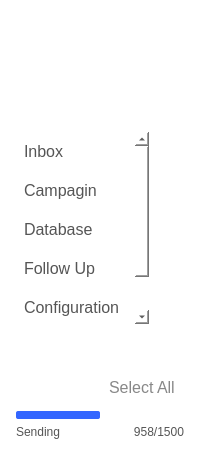
     <widget class="QWidget" name="widget_2" native="true">
      <property name="minimumSize">
       <size>
        <width>200</width>
        <height>0</height>
       </size>
      </property>
      <property name="maximumSize">
       <size>
        <width>200</width>
        <height>16777215</height>
       </size>
      </property>
      <property name="styleSheet">
       <string notr="true">QWidget#widget_2{
   
 background: qlineargradient(spread:pad, 
                                x1:0, y1:0, x2:0, y2:1, 
                                stop:0 #FFEFF2F8, 
                                stop:1 #61BCD9EB);
}

QWidget{
	background: transparent;
}</string>
      </property>
      <layout class="QHBoxLayout" name="horizontalLayout_3">
       <item>
        <layout class="QVBoxLayout" name="verticalLayout_3" stretch="2,10,0,0">
         <property name="leftMargin">
          <number>5</number>
         </property>
         <property name="topMargin">
          <number>5</number>
         </property>
         <property name="rightMargin">
          <number>5</number>
         </property>
         <property name="bottomMargin">
          <number>5</number>
         </property>
         <item>
          <widget class="QWidget" name="widget" native="true">
           <property name="minimumSize">
            <size>
             <width>170</width>
             <height>110</height>
            </size>
           </property>
           <property name="maximumSize">
            <size>
             <width>170</width>
             <height>110</height>
            </size>
           </property>
           <property name="styleSheet">
            <string notr="true">image: url(:/logo/logo.png);
background: transparent;</string>
           </property>
          </widget>
         </item>
         <item>
          <layout class="QHBoxLayout" name="horizontalLayout_28">
           <property name="spacing">
            <number>0</number>
           </property>
           <property name="topMargin">
            <number>0</number>
           </property>
           <item>
            <widget class="QListWidget" name="listWidget">
             <property name="font">
              <font>
               <family>Arial</family>
               <pointsize>12</pointsize>
              </font>
             </property>
             <property name="styleSheet">
              <string notr="true">QListWidget {
        background: transparent;
        border: none;
        outline: none;
    }
    QListWidget::item {
        background: transparent;
        padding: 10px 5px;
        font-size: 20px;
        color: #555;
    }
    QListWidget::item:selected {
        background: transparent;
        color: #000;
        font-weight: Black;
    }



            QScrollBar:horizontal {
                border: none;
                background: #f5f5f5;
                height: 12px;
                margin: 0px 12px 0px 12px;  /* Adjust margins for corners */
            }
            QScrollBar::handle:horizontal {
                background: #888;
                min-width: 20px;
                border-radius: 6px;
            }
            QScrollBar::handle:horizontal:hover {
                background: #666;
            }
            QScrollBar::add-line:horizontal, QScrollBar::sub-line:horizontal {
                background: none;
                width: 0px;
            }
            QScrollBar::add-page:horizontal, QScrollBar::sub-page:horizontal {
                background: #f5f5f5;
            }


QScrollBar:vertical {
                border: none;
                background: #f5f5f5;
                width: 10px;
                margin: 0px 0px 0px 0px;
            }
            QScrollBar::handle:vertical {
                background: #888;
                min-height: 20px;
                border-radius: 5px;
            }
            QScrollBar::handle:vertical:hover {
                background: #666;
            }
            QScrollBar::sub-line:vertical, QScrollBar::add-line:vertical {
                background: none;
                height: 0px;
            }
            QScrollBar::add-page:vertical, QScrollBar::sub-page:vertical {
                background: #f5f5f5;
            }</string>
             </property>
             <item>
              <property name="text">
               <string>Inbox</string>
              </property>
             </item>
             <item>
              <property name="text">
               <string>Campagin</string>
              </property>
             </item>
             <item>
              <property name="text">
               <string>Database</string>
              </property>
             </item>
             <item>
              <property name="text">
               <string>Follow Up</string>
              </property>
             </item>
             <item>
              <property name="text">
               <string>Configuration</string>
              </property>
             </item>
            </widget>
           </item>
           <item>
            <layout class="QVBoxLayout" name="verticalLayout_27">
             <property name="spacing">
              <number>0</number>
             </property>
             <property name="topMargin">
              <number>10</number>
             </property>
             <property name="rightMargin">
              <number>0</number>
             </property>
             <item>
              <widget class="QLabel" name="label_unread_count">
               <property name="minimumSize">
                <size>
                 <width>35</width>
                 <height>0</height>
                </size>
               </property>
               <property name="maximumSize">
                <size>
                 <width>35</width>
                 <height>16777215</height>
                </size>
               </property>
               <property name="font">
                <font>
                 <family>Arial</family>
                 <pointsize>10</pointsize>
                 <weight>75</weight>
                 <bold>true</bold>
                </font>
               </property>
               <property name="styleSheet">
                <string notr="true">color: #028fc3</string>
               </property>
               <property name="text">
                <string/>
               </property>
              </widget>
             </item>
             <item>
              <spacer name="verticalSpacer_38">
               <property name="orientation">
                <enum>Qt::Vertical</enum>
               </property>
               <property name="sizeHint" stdset="0">
                <size>
                 <width>20</width>
                 <height>40</height>
                </size>
               </property>
              </spacer>
             </item>
            </layout>
           </item>
          </layout>
         </item>
         <item>
          <spacer name="verticalSpacer_7">
           <property name="orientation">
            <enum>Qt::Vertical</enum>
           </property>
           <property name="sizeHint" stdset="0">
            <size>
             <width>20</width>
             <height>40</height>
            </size>
           </property>
          </spacer>
         </item>
         <item>
          <layout class="QVBoxLayout" name="verticalLayout_5" stretch="2,1,1">
           <property name="bottomMargin">
            <number>0</number>
           </property>
           <item>
            <layout class="QHBoxLayout" name="horizontalLayout">
             <property name="bottomMargin">
              <number>0</number>
             </property>
             <item>
              <widget class="QPushButton" name="pushButton_delete">
               <property name="minimumSize">
                <size>
                 <width>0</width>
                 <height>35</height>
                </size>
               </property>
               <property name="font">
                <font>
                 <family>Calibri</family>
                 <pointsize>9</pointsize>
                </font>
               </property>
               <property name="styleSheet">
                <string notr="true">QPushButton {
	image: url(:/icons/icons/trash.svg);
    border: none; 
}

QPushButton:hover {
	image: url(:/icons/icons/trash_hv.svg);
    border: none; 
}</string>
               </property>
               <property name="text">
                <string/>
               </property>
              </widget>
             </item>
             <item>
              <widget class="QCheckBox" name="checkBox_delete_all">
               <property name="font">
                <font>
                 <family>Arial</family>
                 <pointsize>12</pointsize>
                </font>
               </property>
               <property name="styleSheet">
                <string notr="true">QCheckBox::indicator {
                width: 0px; /* Hide the circle indicator */
                height: 0px;
            }
QCheckBox {
                color: #888;
                background-color: transparent;
                border: none;
            }
            QCheckBox:checked {
                font-weight: bold;
                color: #000;
            }</string>
               </property>
               <property name="text">
                <string>Select All</string>
               </property>
              </widget>
             </item>
            </layout>
           </item>
           <item>
            <widget class="QProgressBar" name="progressBar_compose">
             <property name="maximumSize">
              <size>
               <width>16777215</width>
               <height>8</height>
              </size>
             </property>
             <property name="styleSheet">
              <string notr="true">/* Base style for the progress bar */
QProgressBar {
    border: none;                   /* Remove border */
    border-radius: 2px;            /* Rounded corners */
    background-color: #fff;      /* Light gray background */
    text-align: center;             /* Center the text */
    color: transparent;  
	height: 2px;  
}

/* Style for the progress chunk (filled part) */
QProgressBar::chunk {
    background-color: #3366FF;      /* Blue color for the progress */
    border-radius: 2px;            /* Match rounded corners */
}</string>
             </property>
             <property name="value">
              <number>50</number>
             </property>
             <property name="textVisible">
              <bool>false</bool>
             </property>
            </widget>
           </item>
           <item>
            <layout class="QHBoxLayout" name="horizontalLayout_2">
             <property name="bottomMargin">
              <number>0</number>
             </property>
             <item>
              <widget class="QLabel" name="label_23">
               <property name="styleSheet">
                <string notr="true">color: #555;
font-size: 12px;</string>
               </property>
               <property name="text">
                <string>Sending</string>
               </property>
              </widget>
             </item>
             <item>
              <widget class="QLabel" name="label_22">
               <property name="styleSheet">
                <string notr="true">color: #555;
font-size: 12px;</string>
               </property>
               <property name="text">
                <string>958/1500</string>
               </property>
               <property name="alignment">
                <set>Qt::AlignRight|Qt::AlignTrailing|Qt::AlignVCenter</set>
               </property>
              </widget>
             </item>
            </layout>
           </item>
          </layout>
         </item>
        </layout>
       </item>
      </layout>
     </widget>
